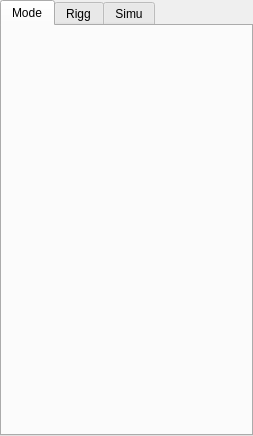
<?xml version="1.0" encoding="UTF-8"?>
<ui version="4.0">
 <class>mwClothBox</class>
 <widget class="QMainWindow" name="mwClothBox">
  <property name="windowModality">
   <enum>Qt::NonModal</enum>
  </property>
  <property name="geometry">
   <rect>
    <x>0</x>
    <y>0</y>
    <width>253</width>
    <height>436</height>
   </rect>
  </property>
  <property name="windowTitle">
   <string>Cloth Box</string>
  </property>
  <widget class="QWidget" name="centralwidget">
   <layout class="QGridLayout" name="gridLayout">
    <property name="margin">
     <number>0</number>
    </property>
    <property name="spacing">
     <number>0</number>
    </property>
    <item row="0" column="0">
     <widget class="QTabWidget" name="tabClothBox">
      <property name="currentIndex">
       <number>0</number>
      </property>
      <widget class="QWidget" name="tabMode">
       <attribute name="title">
        <string>Mode</string>
       </attribute>
       <layout class="QVBoxLayout" name="vlMode">
        <property name="spacing">
         <number>0</number>
        </property>
        <property name="margin">
         <number>0</number>
        </property>
       </layout>
      </widget>
      <widget class="QWidget" name="tabRigg">
       <attribute name="title">
        <string>Rigg</string>
       </attribute>
       <layout class="QVBoxLayout" name="vlRigg">
        <property name="spacing">
         <number>0</number>
        </property>
        <property name="margin">
         <number>0</number>
        </property>
       </layout>
      </widget>
      <widget class="QWidget" name="tabSmu">
       <attribute name="title">
        <string>Simu</string>
       </attribute>
       <layout class="QVBoxLayout" name="vlSimu">
        <property name="spacing">
         <number>0</number>
        </property>
        <property name="margin">
         <number>0</number>
        </property>
       </layout>
      </widget>
     </widget>
    </item>
   </layout>
  </widget>
  <widget class="QMenuBar" name="menubar">
   <property name="geometry">
    <rect>
     <x>0</x>
     <y>0</y>
     <width>253</width>
     <height>21</height>
    </rect>
   </property>
  </widget>
 </widget>
 <resources/>
 <connections/>
</ui>
